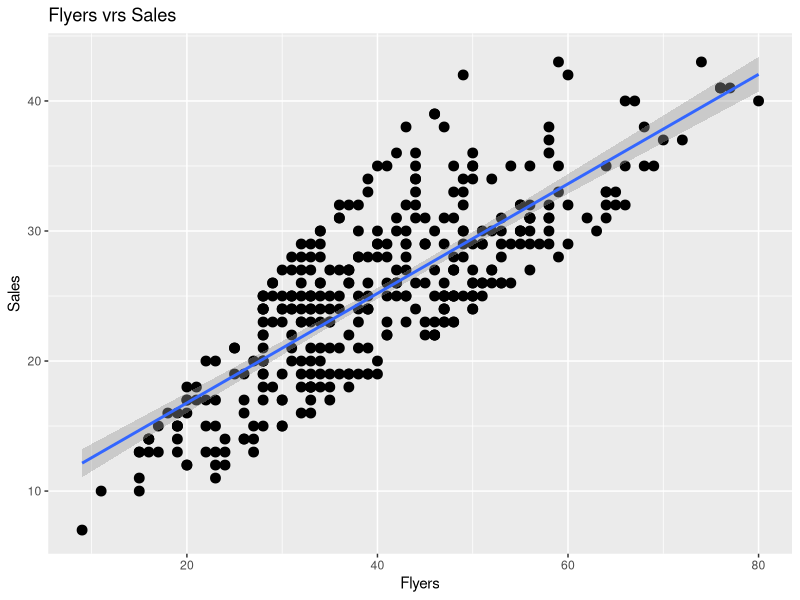

This chart was generated by the following R code:
## ---- chunk 1
knitr::opts_chunk$set(echo = TRUE)
## ---- chunk 2
library(caTools)
library(ggplot2)
set.seed(1000)
## ---- chunk 3
data<-read.csv("data/Lemonade.csv")
head(data,3)
## ---- chunk 4
data=data[c(5,7)]
head(data,3)
## ---- chunk 5
ggplot(data ,aes(x=Flyers,y=Sales))+geom_point(size=3)+ggtitle('Flyers vrs Sales')+geom_smooth(method = lm)
## ---- chunk 6
ind<-sample(2,nrow(data),replace = TRUE,prob = c(0.7,0.3))
train<-data[ind==1,]
test<-data[ind==2,]
y_test=data[ind==2,]
## ---- chunk 7
lrg<-lm(Flyers~Sales,data = train)
## ---- chunk 8
summary(lrg)
## ---- chunk 9
lrg$coefficients
## ---- chunk 10
expected_sales<-function(x){
  b0<-4.750334
  b1<-1.383740
  cat("The expected Sales for",x,"flyers sold is :",b0+b1*x )
}

expected_sales(10)
